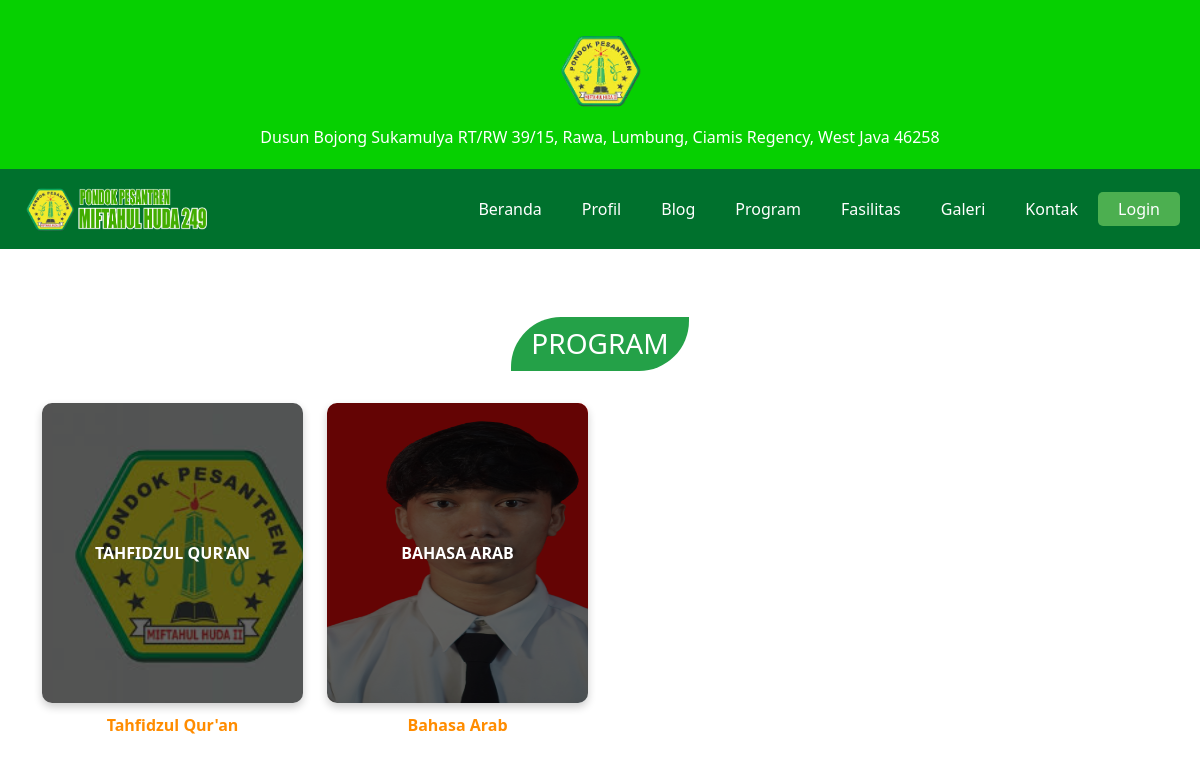
Screenshot of /program.php with the database file from the repository.
### tables this page shows
CREATE TABLE `tb_program` (
  `id` int(50) NOT NULL,
  `nama_program` varchar(255) NOT NULL,
  `deskripsi` varchar(255) NOT NULL,
  `image` varchar(255) NOT NULL
);

### program.php (the view, shortened to what this page needs)
<?php include 'includes/koneksi.php'?>
<?php include 'includes/header.php'?>
<div class="container mt-5 text-center">
    <h3 class="program-title">PROGRAM</h3>
    <div class="row mt-4">
        <?php
        $sql = "SELECT * FROM tb_program";
        $result = $conn->query($sql);
        if ($result->num_rows > 0) {
            while($row = $result->fetch_assoc()) {
                ?>
                <div class="col-md-3 mb-4">
                        <a href="detail_program.php?id=<?php echo $row['id']; ?>" class="text-decoration-none">
                        <div class="program-card">
                            <img src="assets/images/<?php echo $row['image']; ?>" class="program-image" alt="<?php echo $row['nama_program']; ?>" style="width: 300px; height: 300px;">
                            <div class="overlay">
                                <div class="text-overlay"><?php echo strtoupper($row['nama_program']); ?></div>
                            </div>
                        </div>
                        <p class="program-name"><?php echo $row['nama_program']; ?></p>
                        </a>
                </div>
                <?php
            }
        } else {
            echo "<p>Program tidak tersedia</p>";
        }
        ?>
    </div>
</div>

### assets/css/style.css (style rules this page uses)
body { font-family: "Poppins", sans-serif; }
.program-title { background-color: #24a148; color: white; padding: 10px 20px; display: inline-block; border-radius: 50px 0px; margin-top: 20px; }
.program-card { position: relative; overflow: hidden; border-radius: 10px; box-shadow: 0 4px 8px rgba(0, 0, 0, 0.2); }
.program-image { width: 100%; height: auto; border-radius: 10px; }
.overlay { position: absolute; top: 0; left: 0; width: 100%; height: 100%; background-color: rgba(0, 0, 0, 0.6); display: flex; justify-content: center; align-items: center; color: white; font-weight: bold; font-size: 1rem; text-align: center; }
.program-name { font-weight: bold; color: #ff8c00; margin-top: 10px; }

### rows the page displays
tb_program: image (picture), nama_program "TAHFIDZUL QUR'AN", nama_program "Tahfidzul Qur'an"
tb_program: image (picture), nama_program "BAHASA ARAB", nama_program "Bahasa Arab"
